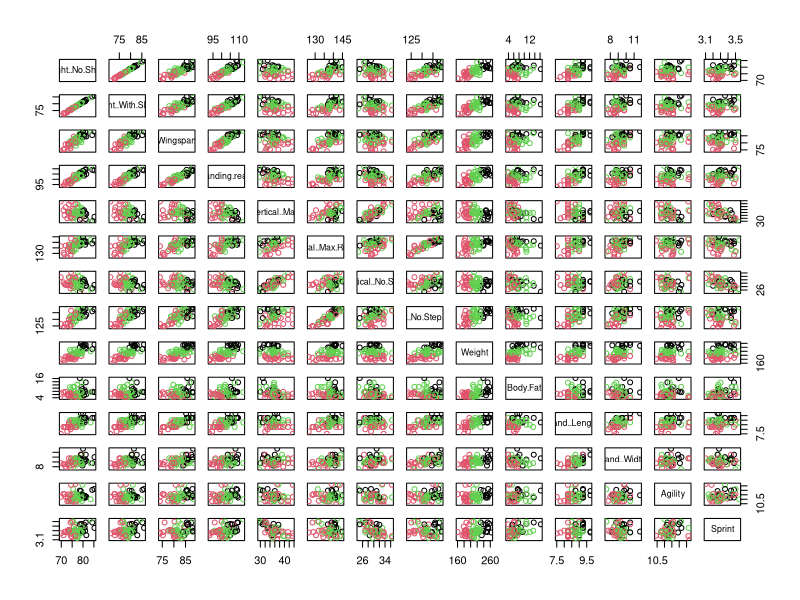
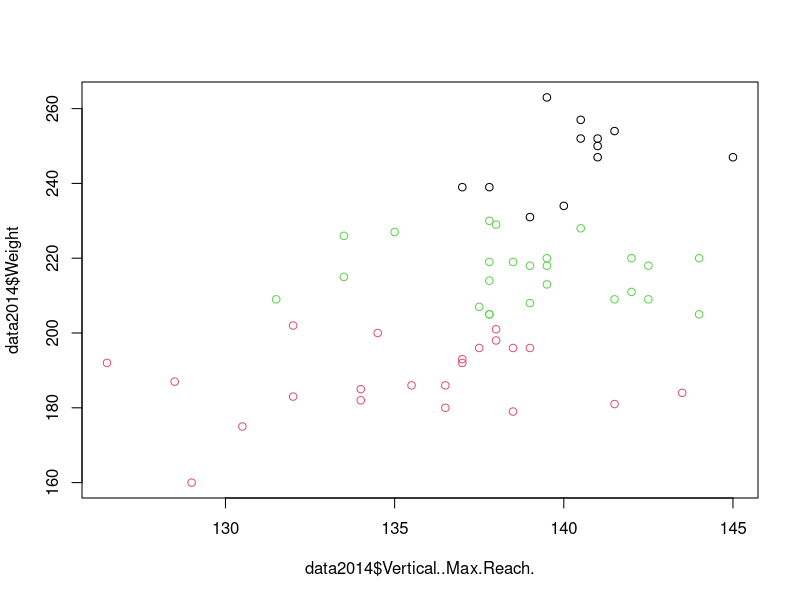

Recreate these plots in R, in order.
library(lmtest)

data2014 <- read.csv("2014_nba_draft_combine_fixed.csv")

# data2012 <- read.csv("2012_nba_draft_combine_fixed.csv")
# data2013 <- read.csv("2013_nba_draft_combine_fixed.csv")
# data2015 <- read.csv("2015_nba_draft_combine_fixed.csv")


data2014$X <- NULL
data2014$Player <- NULL
data2014$Year <- NULL
data2014$Draft.pick <- NULL
data2014$Bench <- NULL


## analisis de componentes principales
# acp <- prcomp(data2014, scale=TRUE)
# summary(acp)
# plot(acp)
# biplot(acp)


## kmeans
km <- kmeans(data2014, 3)
data2014.std <- data.frame(scale(data2014))

# library(factoextra)
# fviz_cluster(km, data = data2014.std)
print(km)
plot(data2014, col=km$cluster)
plot(data2014$Vertical..Max.Reach., data2014$Weight, col=km$cluster)

# for(i in 1:length(data2014)){
#   for(j in i:length(data2014)){
#     plot(x<-data2014[[i]], y<-data2014[[j]])
#   }
# }
